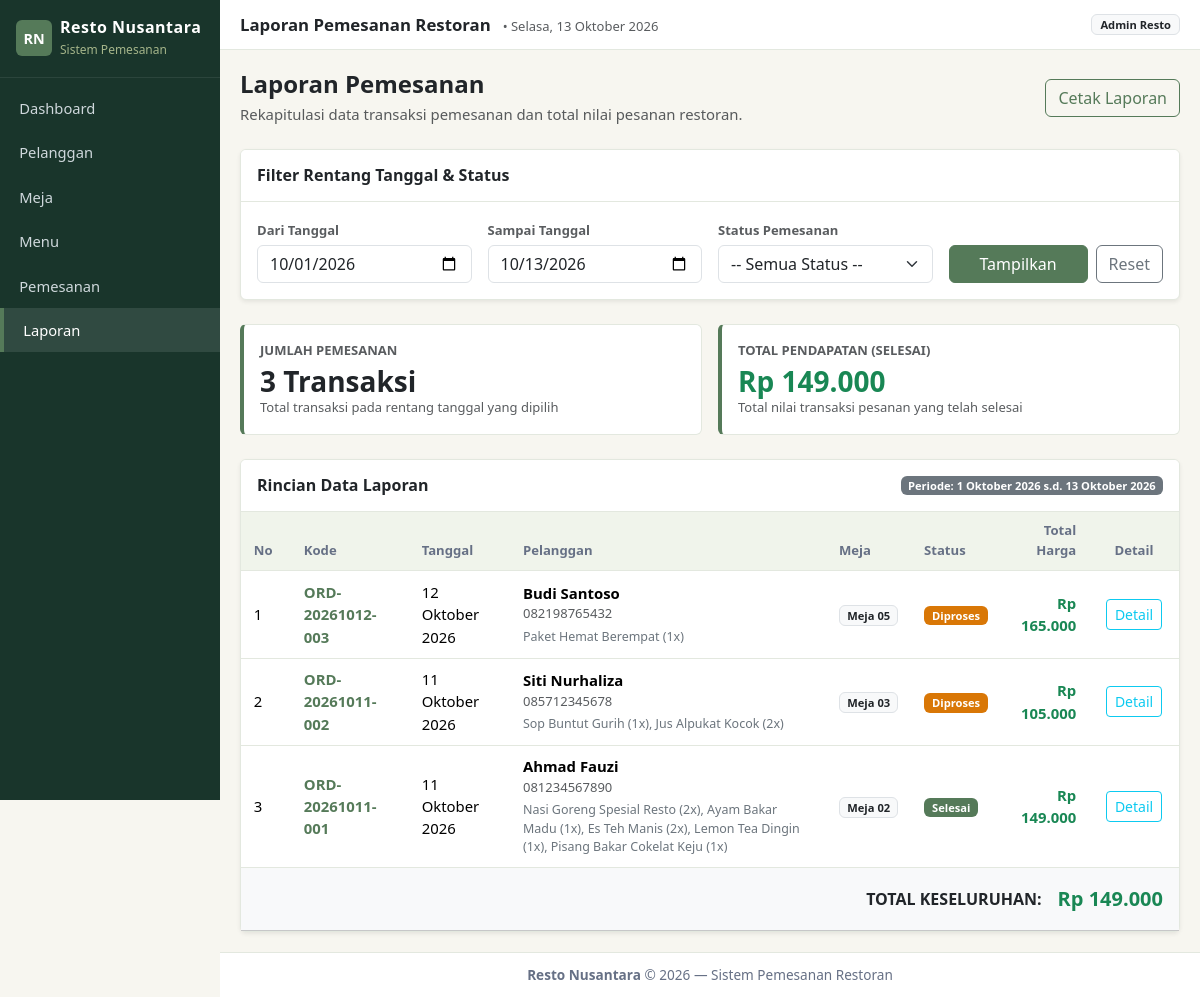
Screenshot of /index.php?page=laporan with the database file from the repository.
### tables this page shows
CREATE TABLE `pemesanan` (
  `id_pemesanan` INT AUTO_INCREMENT PRIMARY KEY,
  `kode_pemesanan` VARCHAR(25) NOT NULL UNIQUE,
  `id_pelanggan` INT NOT NULL,
  `id_meja` INT NOT NULL,
  `tanggal_pemesanan` DATE NOT NULL,
  `waktu_mulai` TIME NOT NULL,
  `waktu_selesai` TIME NOT NULL,
  `jumlah_orang` INT NOT NULL,
  `status_pemesanan` ENUM('Diproses', 'Selesai', 'Dibatalkan') NOT NULL DEFAULT 'Diproses',
  `total_harga` DECIMAL(14,2) NOT NULL DEFAULT 0.00,
  `catatan` TEXT DEFAULT NULL,
  `created_at` TIMESTAMP DEFAULT CURRENT_TIMESTAMP,
  `updated_at` TIMESTAMP DEFAULT CURRENT_TIMESTAMP ON UPDATE CURRENT_TIMESTAMP,
  CONSTRAINT `fk_pemesanan_pelanggan` 
    FOREIGN KEY (`id_pelanggan`) REFERENCES `pelanggan` (`id_pelanggan`) 
    ON DELETE RESTRICT ON UPDATE CASCADE,
  CONSTRAINT `fk_pemesanan_meja` 
    FOREIGN KEY (`id_meja`) REFERENCES `meja` (`id_meja`) 
    ON DELETE RESTRICT ON UPDATE CASCADE
);

CREATE TABLE `pelanggan` (
  `id_pelanggan` INT AUTO_INCREMENT PRIMARY KEY,
  `nama_pelanggan` VARCHAR(100) NOT NULL,
  `no_telepon` VARCHAR(20) NOT NULL,
  `email` VARCHAR(100) DEFAULT NULL,
  `alamat` VARCHAR(255) DEFAULT NULL,
  `created_at` TIMESTAMP DEFAULT CURRENT_TIMESTAMP
);

CREATE TABLE `menu` (
  `id_menu` INT AUTO_INCREMENT PRIMARY KEY,
  `nama_menu` VARCHAR(100) NOT NULL,
  `kategori` ENUM('Makanan', 'Minuman', 'Dessert', 'Paket') NOT NULL,
  `harga` DECIMAL(12,2) NOT NULL DEFAULT 0.00,
  `status_menu` ENUM('Tersedia', 'Habis') NOT NULL DEFAULT 'Tersedia',
  `deskripsi` TEXT DEFAULT NULL,
  `created_at` TIMESTAMP DEFAULT CURRENT_TIMESTAMP
);

CREATE TABLE `detail_pemesanan` (
  `id_detail` INT AUTO_INCREMENT PRIMARY KEY,
  `id_pemesanan` INT NOT NULL,
  `id_menu` INT NOT NULL,
  `jumlah` INT NOT NULL DEFAULT 1,
  `harga_satuan` DECIMAL(12,2) NOT NULL DEFAULT 0.00,
  `subtotal` DECIMAL(14,2) NOT NULL DEFAULT 0.00,
  `catatan_khusus` VARCHAR(255) DEFAULT NULL,
  CONSTRAINT `fk_detail_pemesanan` 
    FOREIGN KEY (`id_pemesanan`) REFERENCES `pemesanan` (`id_pemesanan`) 
    ON DELETE CASCADE ON UPDATE CASCADE,
  CONSTRAINT `fk_detail_menu` 
    FOREIGN KEY (`id_menu`) REFERENCES `menu` (`id_menu`) 
    ON DELETE RESTRICT ON UPDATE CASCADE
);

CREATE TABLE `meja` (
  `id_meja` INT AUTO_INCREMENT PRIMARY KEY,
  `nomor_meja` VARCHAR(20) NOT NULL UNIQUE,
  `kapasitas` INT NOT NULL,
  `status_meja` ENUM('Tersedia', 'Terisi', 'Reservasi', 'Perbaikan') NOT NULL DEFAULT 'Tersedia',
  `lokasi` VARCHAR(50) DEFAULT 'Indoor',
  `created_at` TIMESTAMP DEFAULT CURRENT_TIMESTAMP
);

### controllers/LaporanController.php (called while the page is built, shortened)
<?php
require_once __DIR__ . '/../models/Pemesanan.php';
require_once __DIR__ . '/../config/helpers.php';
class LaporanController {
    private Pemesanan $pemesananModel;
    public function __construct() {
        $this->pemesananModel = new Pemesanan();
    }
    public function index(): void {
        $status = !empty($_GET['status']) ? sanitize($_GET['status']) : null;
        $tanggalDari = !empty($_GET['tanggal_dari']) ? sanitize($_GET['tanggal_dari']) : date('Y-m-01');
        $tanggalSampai = !empty($_GET['tanggal_sampai']) ? sanitize($_GET['tanggal_sampai']) : date('Y-m-d');
        $laporanList = $this->pemesananModel->getAll($status, $tanggalDari, $tanggalSampai);
        $totalPemesanan = count($laporanList);
        $totalPendapatan = 0.00;
        $detailModel = new DetailPemesanan();
        foreach ($laporanList as &$row) {
            if ($row['status_pemesanan'] === 'Selesai') {
                $totalPendapatan += (float)$row['total_harga'];
            }
            $row['items'] = $detailModel->getByPemesananId((int)$row['id_pemesanan']);
        }
        require_once __DIR__ . '/../views/laporan/index.php';
    }
}

### config/Database.php (called while the page is built, shortened)
<?php
class Database {
    private static ?mysqli $instance = null;
    public static function getConnection(): mysqli {
        if (self::$instance === null) {
            $db = new self();
            $conn = new mysqli(
                $db->host,
                $db->username,
                $db->password,
                $db->db_name,
                $db->port
            );
            $conn->set_charset($db->charset);
            self::$instance = $conn;
        }
        return self::$instance;
    }
}

### models/BaseModel.php (called while the page is built, shortened)
<?php
require_once __DIR__ . '/../config/Database.php';
abstract class BaseModel {
    public function __construct() {
        $this->db = Database::getConnection();
    }
}

### models/Pemesanan.php (called while the page is built, shortened)
<?php
require_once __DIR__ . '/BaseModel.php';
require_once __DIR__ . '/DetailPemesanan.php';
class Pemesanan extends BaseModel {
    protected string $table = 'pemesanan';
    public function getAll(
        ?string $status = null,
        ?string $tanggalDari = null,
        ?string $tanggalSampai = null
    ): array {
        $sql = "SELECT p.*,
                       pel.nama_pelanggan, pel.no_telepon, pel.email,
                       m.nomor_meja, m.kapasitas, m.lokasi
                FROM {$this->table} p
                JOIN pelanggan pel ON p.id_pelanggan = pel.id_pelanggan
                JOIN meja m ON p.id_meja = m.id_meja
                WHERE 1=1";
        $types  = '';
        $params = [];
        if (!empty($tanggalDari)) {
            $sql   .= " AND p.tanggal_pemesanan >= ?";
            $types .= 's';
            $params[] = $tanggalDari;
        }
        if (!empty($tanggalSampai)) {
            $sql   .= " AND p.tanggal_pemesanan <= ?";
            $types .= 's';
            $params[] = $tanggalSampai;
        }
        $sql .= " ORDER BY p.tanggal_pemesanan DESC, p.waktu_mulai DESC";
        $stmt = $this->db->prepare($sql);
        if ($params) {
            $stmt->bind_param($types, ...$params);
        }
        $stmt->execute();
        $rows = $stmt->get_result()->fetch_all(MYSQLI_ASSOC);
        return $rows;
    }
}

### models/DetailPemesanan.php (called while the page is built, shortened)
<?php
require_once __DIR__ . '/../config/Database.php';
class DetailPemesanan {
    private mysqli $db;
    private string $table = 'detail_pemesanan';
    public function __construct() {
        $this->db = Database::getConnection();
    }
    public function getByPemesananId(int $idPemesanan): array {
        $stmt = $this->db->prepare(
            "SELECT dp.*, m.nama_menu, m.kategori
             FROM {$this->table} dp
             JOIN menu m ON dp.id_menu = m.id_menu
             WHERE dp.id_pemesanan = ?
             ORDER BY dp.id_detail ASC"
        );
        $stmt->bind_param('i', $idPemesanan);
        $stmt->execute();
        $rows = $stmt->get_result()->fetch_all(MYSQLI_ASSOC);
        return $rows;
    }
}

### views/laporan/index.php (the view, shortened to what this page needs)
<?php
require_once __DIR__ . '/../layout/header.php';
$selectedStatus = $_GET['status'] ?? '';
$tglDari = $_GET['tanggal_dari'] ?? date('Y-m-01');
$tglSampai = $_GET['tanggal_sampai'] ?? date('Y-m-d');
?>
<div class="d-flex flex-wrap justify-content-between align-items-center mb-4 gap-2">
    <div>
        <h4 class="fw-bold mb-1">Laporan Pemesanan</h4>
        <p class="text-muted mb-0">Rekapitulasi data transaksi pemesanan dan total nilai pesanan restoran.</p>
    </div>
    <div class="d-flex gap-2">
        <a href="<?= baseUrl('index.php?page=laporan&action=cetak&status=' . urlencode($selectedStatus) . '&tanggal_dari=' . urlencode($tglDari) . '&tanggal_sampai=' . urlencode($tglSampai)) ?>" target="_blank" class="btn btn-outline-primary">
            Cetak Laporan
        </a>
    </div>
</div>
<div class="card shadow-sm mb-4">
    <div class="card-header bg-white py-3">
        <h6 class="fw-bold mb-0">Filter Rentang Tanggal & Status</h6>
    </div>
    <div class="card-body p-3">
        <form method="GET" action="<?= baseUrl('index.php') ?>" class="row g-3 align-items-end">
            <div class="col-12 col-md-3">
                <label class="form-label small fw-semibold text-muted mb-1">Dari Tanggal</label>
                <input type="date" name="tanggal_dari" class="form-control" value="<?= e($tglDari) ?>">
            </div>
            <div class="col-12 col-md-3">
                <label class="form-label small fw-semibold text-muted mb-1">Sampai Tanggal</label>
                <input type="date" name="tanggal_sampai" class="form-control" value="<?= e($tglSampai) ?>">
            </div>
            <div class="col-12 col-md-3">
                <label class="form-label small fw-semibold text-muted mb-1">Status Pemesanan</label>
                <select name="status" class="form-select">
                    <option value="">-- Semua Status --</option>
                </select>
            </div>
            <div class="col-12 col-md-3 d-flex gap-2">
                <button type="submit" class="btn btn-primary flex-grow-1">
                    Tampilkan
                </button>
                <a href="<?= baseUrl('index.php?page=laporan') ?>" class="btn btn-outline-secondary" title="Reset Filter">
                    Reset
                </a>
            </div>
        </form>
    </div>
</div>
<div class="row g-3 mb-4">
    <div class="col-12 col-md-6">
        <div class="card card-stat h-100 p-3">
            <span class="text-muted small fw-semibold text-uppercase">Jumlah Pemesanan</span>
            <h3 class="fw-bold mb-0 mt-1"><?= $totalPemesanan ?> Transaksi</h3>
            <small class="text-muted">Total transaksi pada rentang tanggal yang dipilih</small>
        </div>
    </div>
    <div class="col-12 col-md-6">
        <div class="card card-stat h-100 p-3">
            <span class="text-muted small fw-semibold text-uppercase">Total Pendapatan (Selesai)</span>
            <h3 class="fw-bold text-success mb-0 mt-1"><?= formatRupiah($totalPendapatan) ?></h3>
            <small class="text-muted">Total nilai transaksi pesanan yang telah selesai</small>
        </div>
    </div>
</div>
<div class="card shadow-sm">
    <div class="card-header bg-white py-3 d-flex justify-content-between align-items-center">
        <h6 class="fw-bold mb-0">Rincian Data Laporan</h6>
        <span class="badge bg-secondary">Periode: <?= formatTanggalIndonesia($tglDari) ?> s.d. <?= formatTanggalIndonesia($tglSampai) ?></span>
    </div>
    <div class="table-responsive">
        <table class="table table-hover align-middle mb-0">
            <thead>
                <tr>
                    <th style="width: 50px;">No</th>
                    <th>Kode</th>
                    <th>Tanggal</th>
                    <th>Pelanggan</th>
                    <th>Meja</th>
                    <th>Status</th>
                    <th class="text-end">Total Harga</th>
                    <th class="text-center" style="width: 90px;">Detail</th>
                </tr>
            </thead>
            <tbody>
                <?php if (empty($laporanList)): ?>
                    <tr>
                        <td colspan="8" class="text-center py-4 text-muted">Tidak ada data pemesanan pada rentang filter ini.</td>
                    </tr>
                <?php else: ?>
                    <?php $no = 1; foreach ($laporanList as $row): ?>
                        <tr>
                            <td><?= $no++ ?></td>
                            <td class="fw-bold text-primary"><?= e($row['kode_pemesanan']) ?></td>
                            <td><?= formatTanggalIndonesia($row['tanggal_pemesanan']) ?></td>
                            <td>
                                <div class="fw-semibold"><?= e($row['nama_pelanggan']) ?></div>
                                <small class="text-muted d-block"><?= e($row['no_telepon']) ?></small>
                                <?php if (!empty($row['items'])): ?>
                                    <div class="mt-1" style="font-size: 0.78rem;">
                                        <?php
                                            $itemNames = array_map(function($it) {
                                                return e($it['nama_menu']) . ' (' . $it['jumlah'] . 'x)';
                                            }, $row['items']);
                                            echo '<span class="text-secondary">' . implode(', ', $itemNames) . '</span>';
                                        ?>
                                    </div>
                                <?php endif; ?>
                            </td>
                            <td>
                                <span class="badge bg-light text-dark border"><?= e($row['nomor_meja']) ?></span>
                            </td>
                            <td><?= getStatusBadge($row['status_pemesanan']) ?></td>
                            <td class="text-end fw-bold text-success"><?= formatRupiah($row['total_harga']) ?></td>
                            <td class="text-center">
                                <a href="<?= baseUrl('index.php?page=pemesanan&action=detail&id=' . $row['id_pemesanan']) ?>" class="btn btn-sm btn-outline-info" title="Detail">
                                    Detail
                                </a>
                            </td>
                        </tr>
                    <?php endforeach; ?>
                <?php endif; ?>
            </tbody>
            <tfoot class="table-light">
                <tr>
                    <th colspan="8" class="py-3 px-3">
                        <div class="d-flex justify-content-end align-items-center flex-nowrap gap-3">
                            <span class="fs-6 fw-bold text-dark text-nowrap">TOTAL KESELURUHAN:</span>
                            <span class="fs-5 fw-bold text-success text-nowrap"><?= formatRupiah($totalPendapatan) ?></span>
                        </div>
                    </th>
                </tr>
            </tfoot>
        </table>
    </div>
</div>
<?php require_once __DIR__ . '/../layout/footer.php'; ?>

### config/helpers.php (shortened to what this page needs)
<?php
function baseUrl(string $path = ''): string {
    $scriptDir = str_replace('\\', '/', dirname($_SERVER['SCRIPT_NAME'] ?? ''));
    $base = rtrim($scriptDir, '/');
    if ($base === '' || $base === '.') {
        $base = '';
    }
    return $base . '/' . ltrim($path, '/');
}
function e($value): string {
    return htmlspecialchars((string)($value ?? ''), ENT_QUOTES, 'UTF-8');
}
function formatRupiah($angka, bool $denganDesimal = false): string {
    $num = (float)$angka;
    return 'Rp ' . number_format($num, 0, ',', '.');
}
function formatTanggalIndonesia(?string $tanggal, bool $denganHari = false): string {
    $timestamp = strtotime($tanggal);
    $bulanIndo = [
        1 => 'Januari', 'Februari', 'Maret', 'April', 'Mei', 'Juni',
        'Juli', 'Agustus', 'September', 'Oktober', 'November', 'Desember'
    ];
    $hariIndo = [
        'Sunday' => 'Minggu', 'Monday' => 'Senin', 'Tuesday' => 'Selasa',
        'Wednesday' => 'Rabu', 'Thursday' => 'Kamis', 'Friday' => 'Jumat',
        'Saturday' => 'Sabtu'
    ];
    $d = date('j', $timestamp);
    $m = (int)date('n', $timestamp);
    $y = date('Y', $timestamp);
    $hasil = "$d " . ($bulanIndo[$m] ?? '') . " $y";
    if ($denganHari) {
        $hariInggris = date('l', $timestamp);
        $hari = $hariIndo[$hariInggris] ?? '';
        return "$hari, $hasil";
    }
    return $hasil;
}
function getStatusBadge(string $status): string {
    $styles = [
        'Diproses'     => 'background:#d97706; color:#fff;',
        'Selesai'      => 'background:#557A59; color:#fff;',
        'Dibatalkan'   => 'background:#dc2626; color:#fff;',
        'Tersedia'     => 'background:#557A59; color:#fff;',
        'Terisi'       => 'background:#dc2626; color:#fff;',
        'Perbaikan'    => 'background:#667085; color:#fff;',
        'Habis'        => 'background:#dc2626; color:#fff;',
    ];
    $style = $styles[$status] ?? 'background:#667085; color:#fff;';
    return '<span class="badge px-2 py-1" style="' . $style . '">' . e($status) . '</span>';
}

### rows the page displays
pemesanan: kode_pemesanan "ORD-20261012-003", tanggal_pemesanan "12 Oktober 2026", id_pelanggan.nama_pelanggan "Budi Santoso", id_pelanggan.no_telepon "082198765432", id_meja.nomor_meja "Meja 05", status_pemesanan "Diproses", total_harga "Rp 165.000"
menu: nama_menu.jumlah "Paket Hemat Berempat (1x)"
pemesanan: kode_pemesanan "ORD-20261011-002", tanggal_pemesanan "11 Oktober 2026", id_pelanggan.nama_pelanggan "Siti Nurhaliza", id_pelanggan.no_telepon "085712345678", itemNames "Sop Buntut Gurih (1x), Jus Alpukat Kocok (2x)", id_meja.nomor_meja "Meja 03", status_pemesanan "Diproses", total_harga "Rp 105.000"
pemesanan: kode_pemesanan "ORD-20261011-001", tanggal_pemesanan "11 Oktober 2026", id_pelanggan.nama_pelanggan "Ahmad Fauzi", id_pelanggan.no_telepon "081234567890", itemNames "Nasi Goreng Spesial Resto (2x), Ayam Bakar Madu (1x), Es Teh Manis (2x), Lemon Tea Dingin (1x), Pisang Bakar Cokelat Keju (1x)", id_meja.nomor_meja "Meja 02", status_pemesanan "Selesai", total_harga "Rp 149.000"

### other values shown
$pageTitle "Laporan Pemesanan Restoran"
$totalPemesanan "3"
formatRupiah($totalPendapatan) "Rp 149.000"
